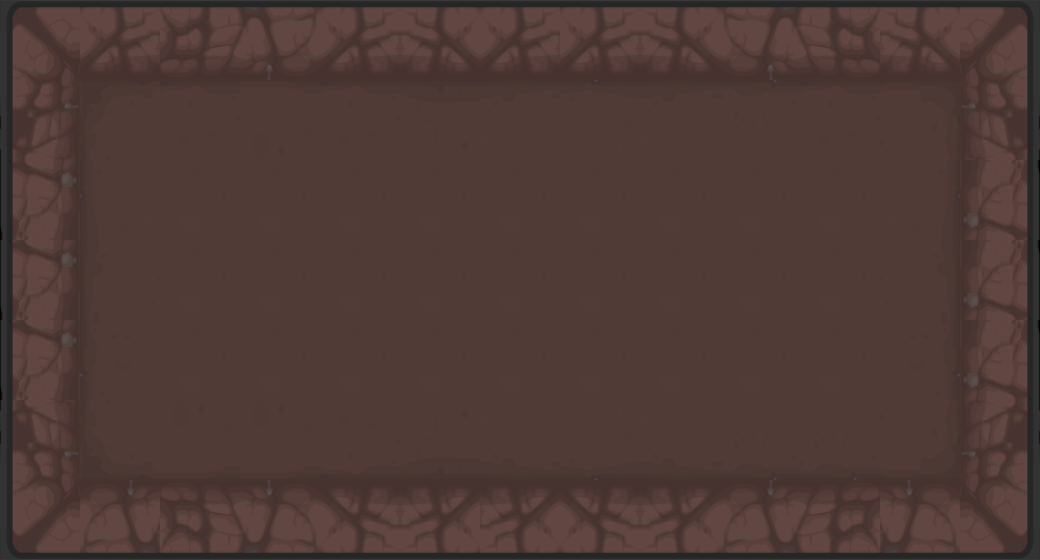

Tiled map render using the project's own tile images. Description and the map definition, with tile-layer contents summarised, below:
An orthogonal 13x7 tile map with 80x80 px tiles, 1 tile layer (Capa de Patrones 1).

<map version="1.0" orientation="orthogonal" width="13" height="7" tilewidth="80" tileheight="80">
 <tileset firstgid="1" name="lvl1" tilewidth="80" tileheight="80">
  <image source="lvl1.png" width="720" height="1040" />
 </tileset>
 <layer name="Capa de Patrones 1" width="13" height="7">
  <data>[91 cells, 91 non-empty, 55 distinct tile ids]</data>
 </layer>
</map>